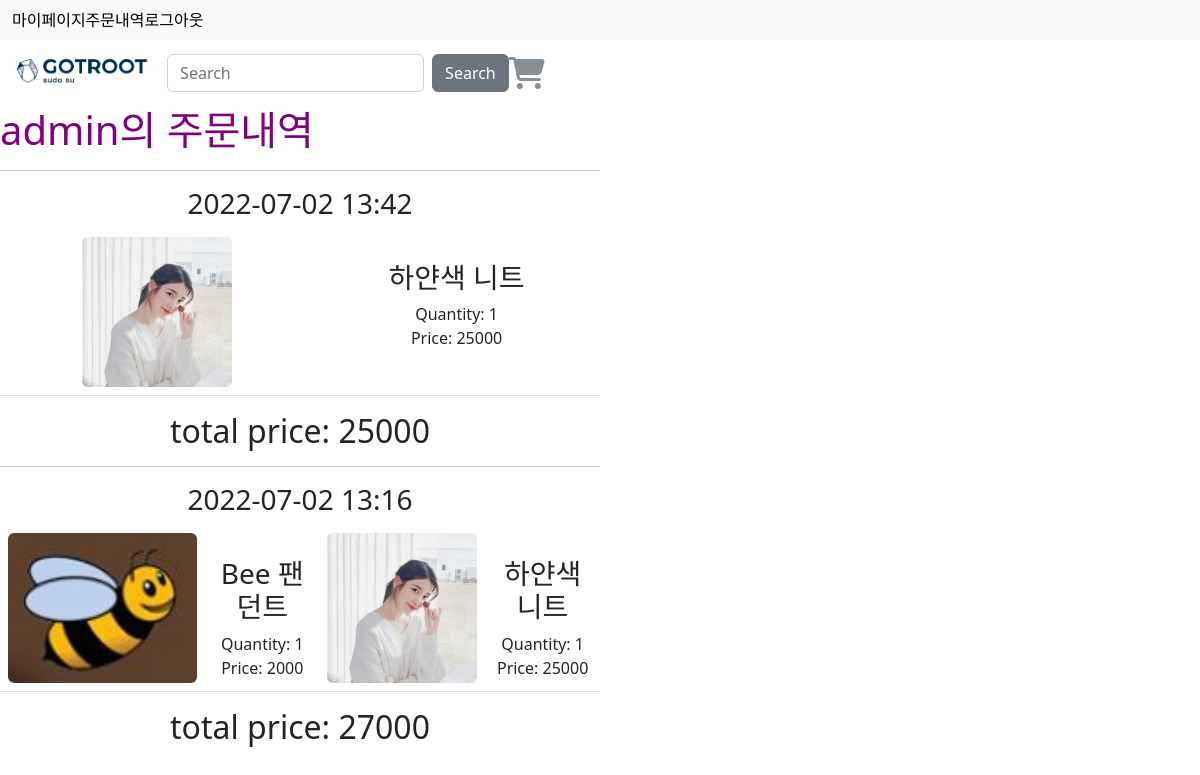
/order/ (signed in), run on an earlier commit of the app's database.
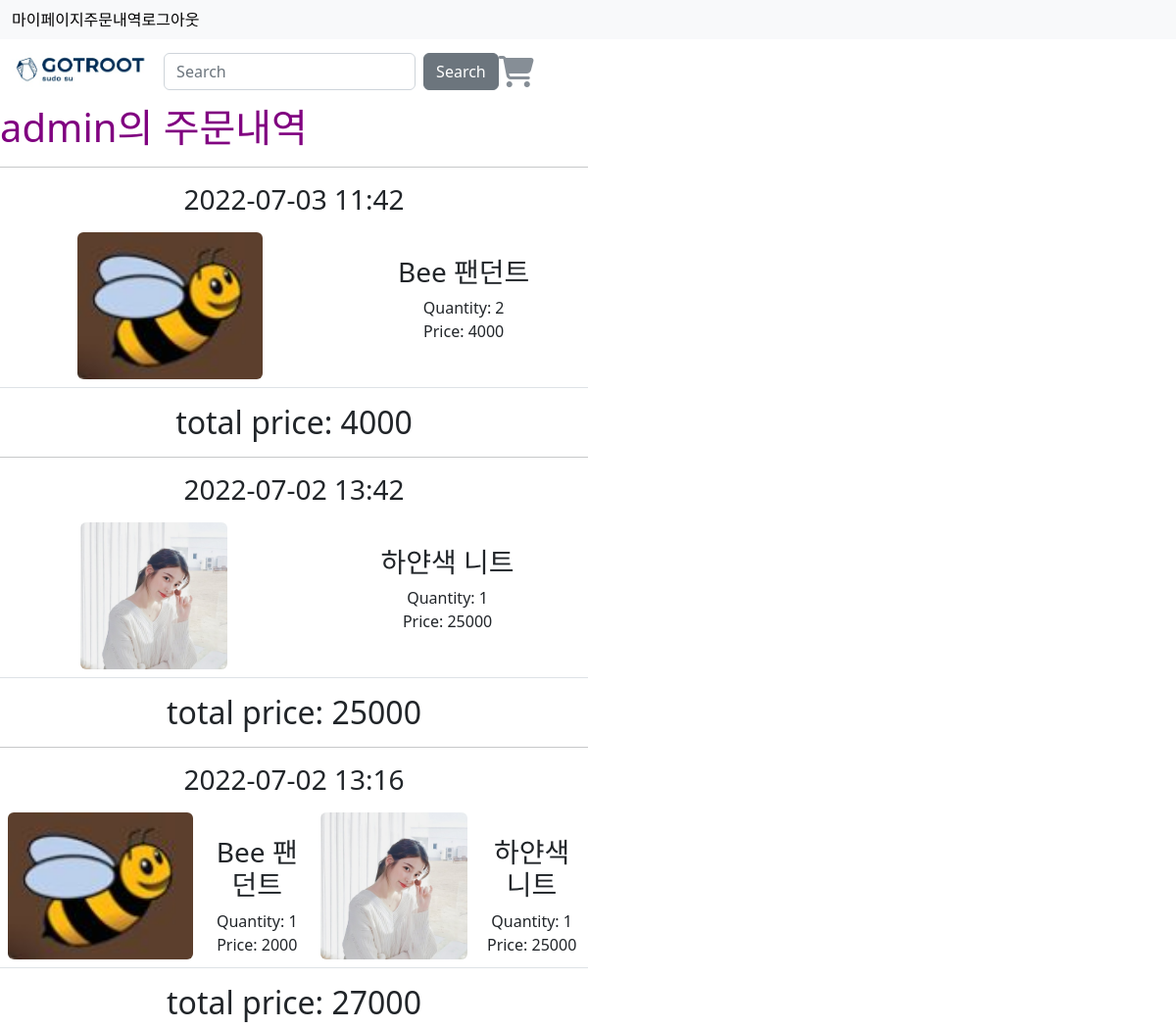
And on a later commit of the database.
### order/models.py (models this page shows, shortened)
class Order(models.Model):
    user = models.ForeignKey('user.User', on_delete=models.CASCADE, null=True)
    date_ordered = models.DateTimeField(auto_now_add=True)
    shipping = models.FloatField(default=3)
    complete = models.BooleanField(default=False)
    @property
    def get_order_total(self):
        orderitems = self.orderitem_set.all()
        total = 0
        for item in orderitems:
            total += item.get_total
        return total
    @property
    def get_order_items(self):
        return self.orderitem_set.filter(order=self)

class OrderItem(models.Model):
    product = models.ForeignKey('shop.Product', on_delete=models.CASCADE, null=True)
    quantity = models.IntegerField(default=0)
    order = models.ForeignKey(Order, on_delete=models.CASCADE, null=True)
    date_added = models.DateTimeField(auto_now_add=True)
    @property
    def get_total(self):
        total = self.product.price * self.quantity
        return total

### shop/models.py (models this page shows, shortened)
class Product(models.Model):
    name = models.CharField(max_length=100)
    content = models.TextField(max_length=1000)
    category = models.ForeignKey(Category, on_delete=models.CASCADE)
    stock = models.PositiveIntegerField()
    price = models.FloatField()
    created_at = models.DateTimeField(auto_now_add=True)
    modified_at = models.DateTimeField(auto_now=True)
    deleted_at = models.DateTimeField(null=True, blank=True)
    @property
    def get_product_image(self):
        try:
            image = self.productimage_set.get(product=self, is_represent=True)
            return image.image.url
        except:
            random_image = choice(ProductImage.objects.filter(product=self))
            return random_image.image.url

class ProductImage(models.Model):
    product = models.ForeignKey(Product, on_delete=models.CASCADE)
    is_represent = models.BooleanField(default=False)
    image = models.ImageField(upload_to=product_image_path)

### order/views.py (the view)
# urls.py: path('', views.index, name='index'),
def index(request):
    orders = Order.objects.filter(user=request.user).order_by('-date_ordered')
    return render(request, 'order/index.html', {'orders': orders})

### order/templates/order/index.html (shortened to what this page needs)
{% extends "order/base.html" %}
{% block content %}
<h1 style="color: purple;"> {{ request.user.username }}의 주문내역 </h1>
{% if orders %}
    <div class="col-12 col-sm-12 col-md-12 col-lg-6 text-center">
        {% for order in orders %}
        <hr/><h3>{{ order.date_ordered | date:"Y-m-d H:i" }}</h3>
        <table class="table my_custom_table">
            <tbody>
                <tr>
                {% for item in order.get_order_items %}
                    <td>
                        <img src="{{ item.product.get_product_image }}" alt="" class="float-left rounded custom_image" style="width: auto; height: 150px;">
                    </td>
                    <td class="text-left"><br>
                        <h3>{{ item.product.name }}</h3>
                        Quantity: {{ item.quantity }}
                        <br>
                        Price: {{ item.get_total|floatformat }}
                    </td>
                {% endfor %}
                </tr>
            </tbody>
        </table>
        <h2>total price: {{ order.get_order_total|floatformat }}</h2>
        {% endfor %}
    </div>
{% else %}
<h3>You don't order</h3>
{% endif %}
{% endblock content %}

What changed in the data, as far as the page shows it:
added Order: date_ordered "2022-07-03 11:42", get_order_total "4000"
added OrderItem: product.get_product_image (picture), product.name "Bee 팬던트", quantity "2", get_total "4000", shown under "2022-07-03 11:42"
